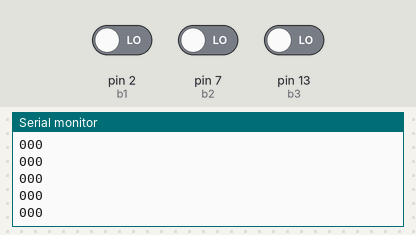
A sketch run on a simulated Arduino Uno, built with avr-gcc and run on an emulated ATmega328P. On the bench: the last lines printed to the serial monitor. Inputs (shaded band) come from the test bench; at power-on: pin 2 (b1) LOW, pin 7 (b2) LOW, pin 13 (b3) LOW.

Above: at 1.2 s.
1.3 s: pin 2 (b1) driven HIGH
At 2.0 s:
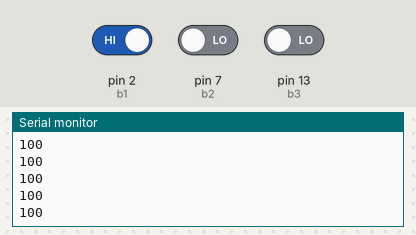
2.8 s: pin 7 (b2) driven HIGH
At 3.5 s:
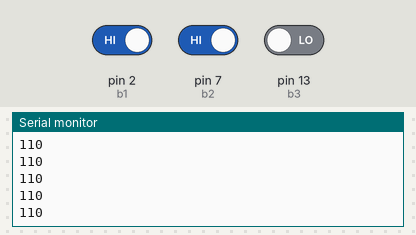
4.3 s: pin 13 (b3) driven HIGH
At 5.2 s:
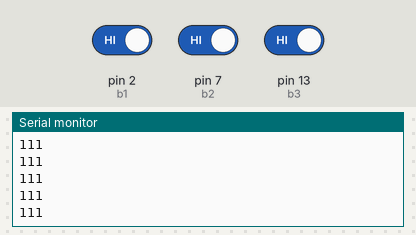
5.8 s: pin 2 (b1) driven LOW
At 6.4 s:
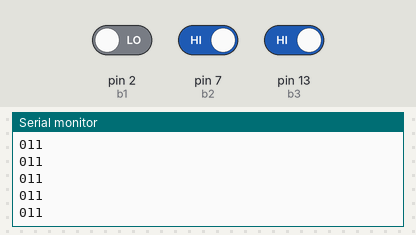
7.3 s: pin 7 (b2) driven LOW
At 7.8 s:
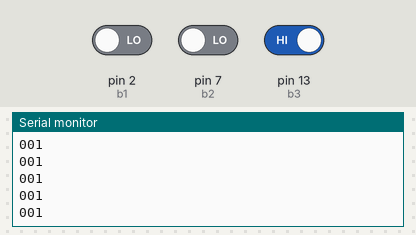
Timing chart, 0 to 9.8 s (numbered marks = the images above; inputs shaded):
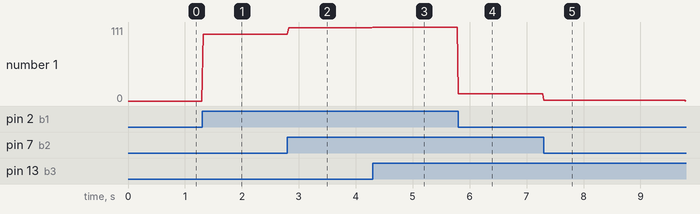

Measured:
- after the input at 1.3 s, the serial monitor: prints a new line at once (image 1)
- after the input at 2.8 s, the serial monitor: prints a new line at once (image 2)
- after the input at 4.3 s, the serial monitor: prints a new line at once (image 3)
- after the input at 5.8 s, the serial monitor: prints a new line at once (image 4)
- after the input at 7.3 s, the serial monitor: prints a new line at once (image 5)
- plotted number 1: 0 → 100 after the input at 1.3 s, 100 → 110 after the input at 2.8 s, 110 → 111 after the input at 4.3 s, 111 → 11 after the input at 5.8 s, 11 → 0 after the input at 7.3 s

The sketch:

serialOutputer.ino
```cpp
int b1 = 2;
int b2 = 7;
int b3 = 13;

void setup() {
    pinMode(b1, INPUT);
    pinMode(b2, INPUT);
    pinMode(b3, INPUT);
    Serial.begin(9600);
}

void loop() {
    Serial.println(String(digitalRead(b1))+String(digitalRead(b2))+String(digitalRead(b3)));
    delay(20);
}
```
